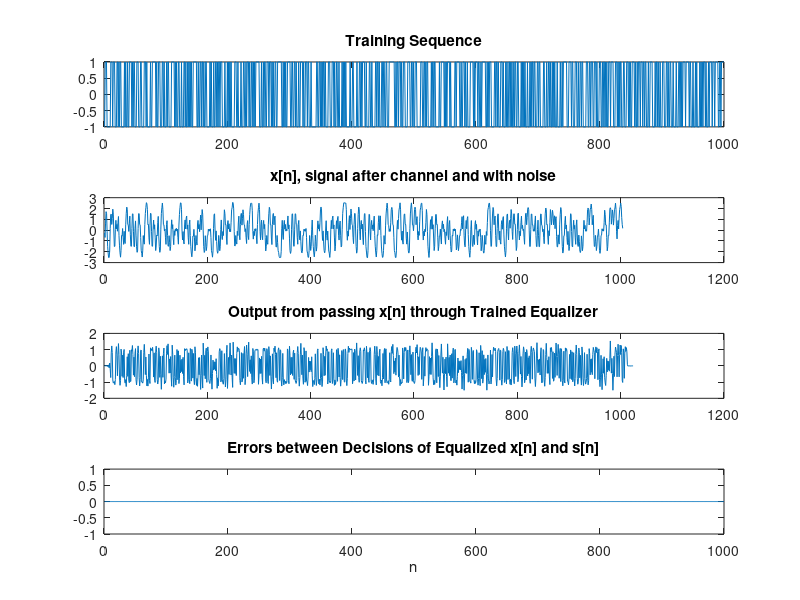
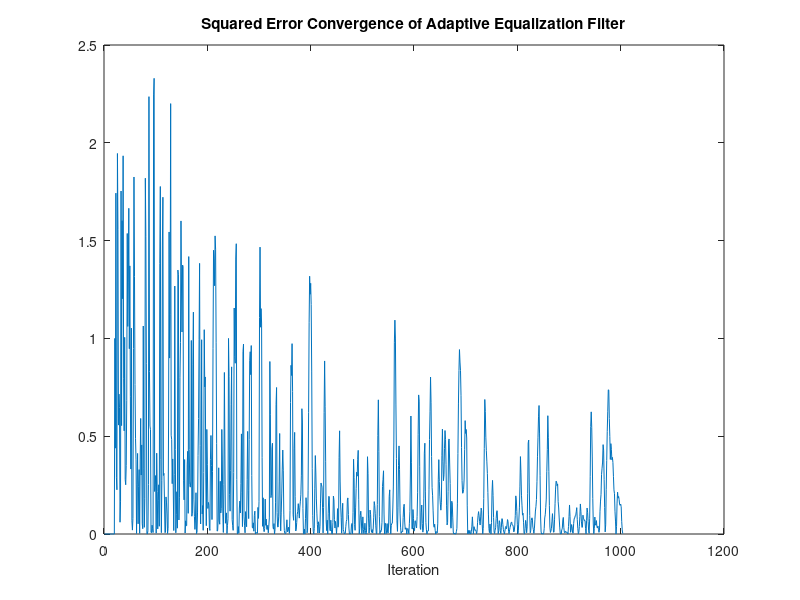

Write MATLAB code to recreate these figures, in order. (Note: this script raises an error after producing the figures.)
clear close all;
%% build adaptive equalizing filter

% training sequence
N = 1000;
s = randi([0 1], 1, N) * 2 - 1;

% perform channel actions + noise
snr = 30;
h = [0.3 1 0.7 0.3 0.2];
% plotting(h);
hs = conv(h,s);
x = awgn(hs, snr);

% adaptive equalization
M = 20;
mu = 0.01;

g = zeros(1,M+1); % equalizer
e = zeros(1,length(x)); % track error

% perform LMS
num_delay = floor(M/2) + floor((length(h)-1)/2);
s_d = [zeros(1,num_delay) s]; % delayed training sequence

for i = M+1 : length(x)
    flipped_x = fliplr(x(i-M:i));
    e(i) = s_d(i) - g * flipped_x.';
    g = g + mu * e(i) * flipped_x;
end

%% training plots

output = conv(x,g);
dec = sign(output);
num_rem = floor(M/2) + floor((length(h)-1)/2);
dec_rem = dec(num_rem+1:end-num_rem);

figure;
subplot(4,1,1);
plot(s);
title('Training Sequence');
subplot(4,1,2);
plot(x);
title('x[n], signal after channel and with noise');
subplot(4,1,3);
plot(output);
title('Output from passing x[n] through Trained Equalizer');
subplot(4,1,4);
plot(dec_rem ~= s);
title('Errors between Decisions of Equalized x[n] and s[n]');
xlabel('n');

%% plot error convergence
figure;
plot(e.^2);
xlabel('Iteration');
title('Squared Error Convergence of Adaptive Equalization Filter');

%% plots of channel
plotting(h);
figure;
zplane(h);
title('Pole-Zero Plot of Channel')

plotting(g);

plotting(conv(h,g));

%% testing filter – generate test sequence
test_length = 10000;
s_test = randi([0 1], 1, test_length) * 2 - 1;
hs_test = conv(h,s_test);
x_test = awgn(hs_test, snr);

% testing filter – filter test sequence
filtered_x = conv(x_test, g);
num_delay = floor(M/2) + floor(length(h)/2);
remove_extras = filtered_x(num_delay+1:end-num_delay);

x_test_rem = x_test(floor(length(h)/2)+1:end-floor(length(h)/2));
equalized_output_decisions = sign(remove_extras);
unequalized_output_decisions = sign(x_test_rem);

% compare filtered results to actual
figure;
subplot(1,2,1);
plot((x_test_rem - s_test).^2);
xlabel('n');
title('Squared Error Between Un-Equalized and Signal');
ylim([0 25]);

subplot(1,2,2);
plot((remove_extras - s_test).^2);
xlabel('n');
title('Squared Error Between Equalized and Signal');
ylim([0 25]);

total_incorrect_unequalized_output_decision = sum(unequalized_output_decisions ~= s_test);
total_incorrect_equalized_output_decision = sum(equalized_output_decisions ~= s_test);

rate_uneq = total_incorrect_unequalized_output_decision/test_length * 100
rate_eq = total_incorrect_equalized_output_decision/test_length * 100

times = (1-rate_eq/100) / (1 - rate_uneq/100)

%% function for plotting + freq
function plotting(x)
    n = 512;
    [freq,w] = freqz(x,n);

    figure;
    subplot(2,4,[1,2,5,6]);
    stem(x);
    xlabel('n');
    title('Impulse Response');
    subplot(2,4,[3,4]);
    plot(w/pi, abs(freq));
    xlabel('Angular Frequency (\times\pi rad/sample)');
    title('Magnitude Response')
    subplot(2,4,[7,8]);
    plot(w/pi, angle(freq));
    xlabel('Angular Frequency (\times\pi rad/sample)');
    title('Phase Response')
end